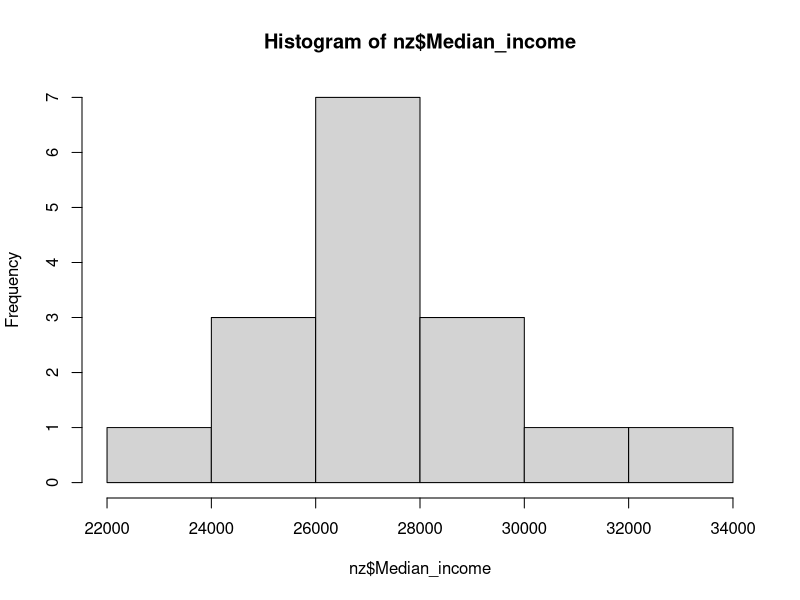
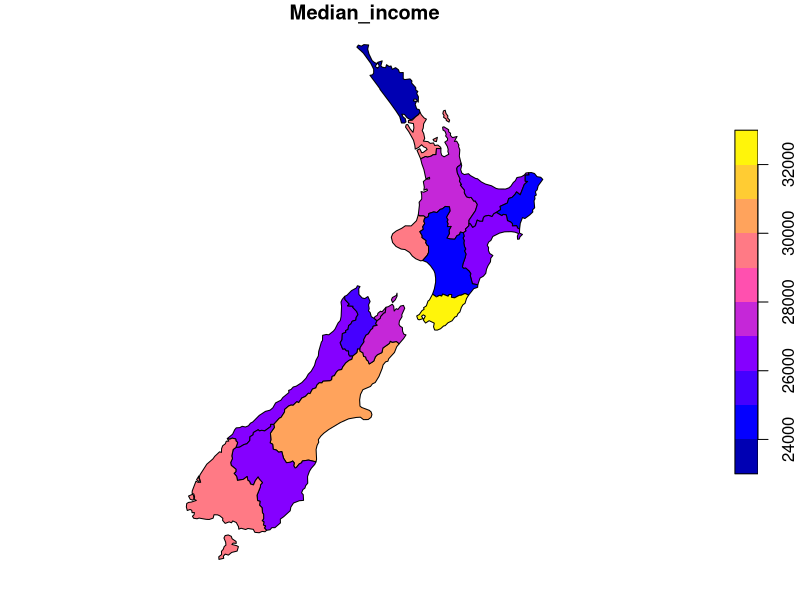

R code for these plots, in order:
## ---- chunk 1
knitr::opts_chunk$set(echo = TRUE)
library(sf)
library(raster)
library(dplyr)
library(spData)
## ---- chunk 2
summary(nz)
## ---- chunk 3
hist(nz$Median_income)
## ---- chunk 4
plot(nz["Median_income"])
